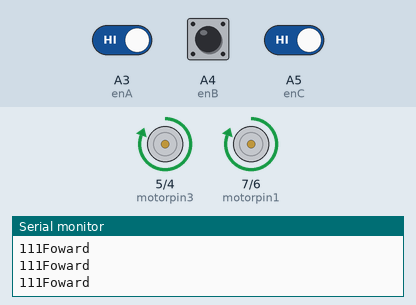
Recording of a sketch running on a simulated Arduino Uno, built with avr-gcc and run on an emulated ATmega328P. Parts: motor-driver pin pairs drawn as motors (green arrow = first pin HIGH = forward, orange = second pin HIGH = backward, longer = more drive), the last lines printed to the serial monitor. Inputs (shaded band) come from the test bench; at power-on: A3 (enA) HIGH, A4 (enB) HIGH, A5 (enC) HIGH. No radio packets arrive unless stated.

Above: at 1.2 s.
1.3 s: A3 (enA) driven LOW
At 2.2 s:
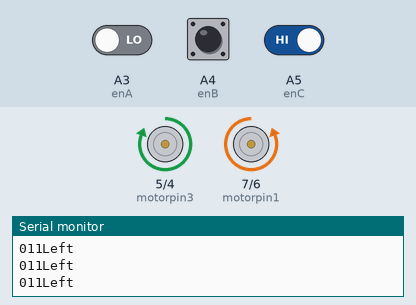
2.8 s: A4 (enB) driven LOW
At 3.6 s:
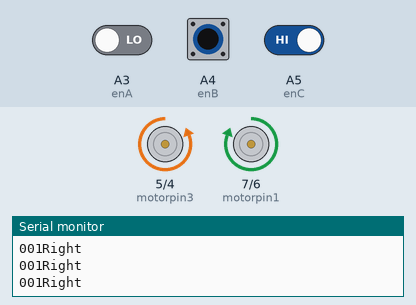
4.3 s: A4 (enB) driven HIGH
At 4.6 s:
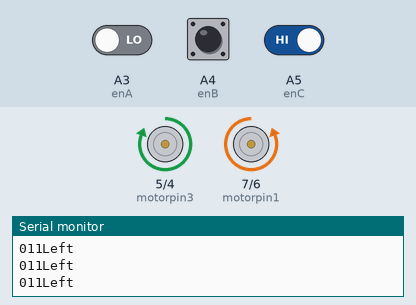
5.8 s: A3 (enA) driven HIGH
At 6.9 s:
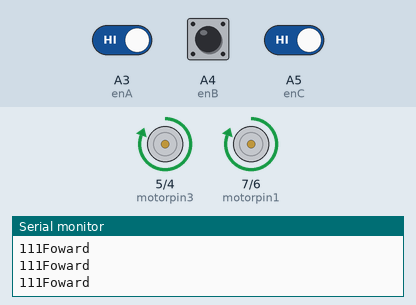
8.8 s: A5 (enC) driven LOW
At 10.2 s:
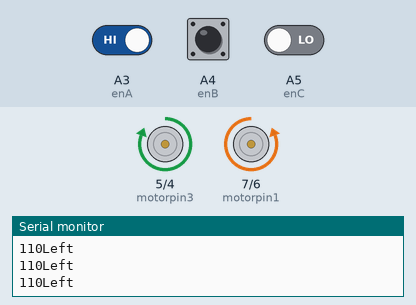
11.8 s: A4 (enB) pulsed LOW 2 times (0.12 s each, 0.3 s apart)
At 12.02 s:
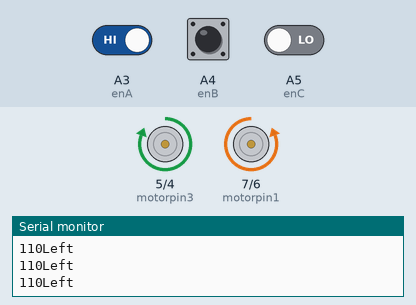
Timing chart, 0 to 14.8 s (numbered marks = the images above; inputs shaded):
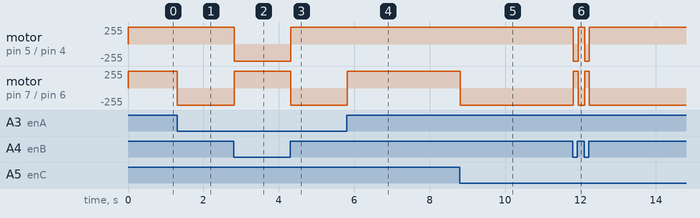

Measured:
- after the input at 1.3 s, motor on pin 7 (motorpin1) / pin 6 (motorpin2): forward 255/255 → backward 255/255 at once
- after the input at 2.8 s, motor on pin 5 (motorpin3) / pin 4 (motorpin4): forward 255/255 → backward 255/255 at once; motor on pin 7 (motorpin1) / pin 6 (motorpin2): backward 255/255 → forward 255/255 at once
- after the input at 4.3 s, motor on pin 5 (motorpin3) / pin 4 (motorpin4): backward 255/255 → forward 255/255 at once; motor on pin 7 (motorpin1) / pin 6 (motorpin2): forward 255/255 → backward 255/255 at once
- after the input at 5.8 s, motor on pin 7 (motorpin1) / pin 6 (motorpin2): backward 255/255 → forward 255/255 at once
- after the input at 8.8 s, motor on pin 7 (motorpin1) / pin 6 (motorpin2): forward 255/255 → backward 255/255 at once

The sketch:

20junetransmittor.ino
```cpp
#include <SPI.h>
#include <nRF24L01.h>
#include <RF24.h>
RF24 radio(9, 8); // CE, CSN
const byte address[6] = "00001";

int c;
int enA=A3;
int enB=A4;
int enC=A5;
int motorpin1=7;
int motorpin2=6;  //For left motor
int motorpin3=5;
int motorpin4=4;  //For right motor

int centerIR;
int leftIR;
int rightIR;

int leftFlag=0;
int centerFlag=0;
int rightFlag=0;

void setup()
{
  Serial.begin(9600);
  //Setup motors
  pinMode(motorpin1,OUTPUT);
  pinMode(motorpin2,OUTPUT);
  pinMode(motorpin3,OUTPUT);
  pinMode(motorpin4,OUTPUT);
  pinMode(enA,INPUT);
  pinMode(enB,INPUT);
  pinMode(enC,INPUT);
  radio.begin();
  radio.openWritingPipe(address);
  radio.setPALevel(RF24_PA_MIN);
  radio.stopListening();
}

void loop() {
    centerIR = digitalRead(A3);
    leftIR   = digitalRead(A4);
    rightIR  = digitalRead(A5);
    Serial.print(centerIR);
     Serial.print(leftIR);
      Serial.print(rightIR);


    if(leftIR==0)
      leftFlag=1;
    else
      leftFlag=0;

   if(rightIR==0)
      rightFlag=1;
   else
      rightFlag=0;

   if(centerIR==0)
      centerFlag=1;
   else
      centerFlag=0;

   if((leftFlag==1)||(rightFlag==1)||(centerFlag==1))
   {
    if(centerFlag==1)
    {
     if(leftFlag==1)
     {
      right();
      const char text[] = "RIGHT";
      radio.write(&text, sizeof(text));
     }

     else if (rightFlag ==1)
     {
      left();
      const char text[] = "LEFT";
      radio.write(&text, sizeof(text));
     }
     else
     {
      left();
      const char text[] = "LEFT";
      radio.write(&text, sizeof(text));
     }
    }
    else if (leftFlag==1)
    {
     right();
     const char text[] = "RIGHT";
     radio.write(&text, sizeof(text));
    }
    else if(rightFlag==1)
    {
      left();
      const char text[] = "LEFT";
      radio.write(&text, sizeof(text));
    }
    else
    {
      left();
      const char text[] = "LEFT";
      radio.write(&text, sizeof(text));
    }
   }
     else
      {
       forward();
       const char text[] = "FORWARD";
       radio.write(&text, sizeof(text)); }

}

  // drive.....................................................................//
  void stop()
  {
  digitalWrite(motorpin1,LOW);
  digitalWrite(motorpin2,LOW);
  //digitalWrite(enA,255);
  //digitalWrite(enB,255);
  digitalWrite(motorpin3,LOW);
  digitalWrite(motorpin4,LOW);
  delay(25);
  }


  void forward()
  {


 Serial.println("Foward");
  digitalWrite(motorpin1,HIGH);
  digitalWrite(motorpin2,LOW);
 // digitalWrite(enA,255);
  //digitalWrite(enB,255);
  digitalWrite(motorpin3,HIGH);
  digitalWrite(motorpin4,LOW);
  }


  void backward()
  {
    Serial.println("Backward");
  digitalWrite(motorpin1,LOW);
  digitalWrite(motorpin2,HIGH);
 // digitalWrite(enA,255);
 // digitalWrite(enB,255);
  digitalWrite(motorpin3,LOW);
  digitalWrite(motorpin4,HIGH);
  }


  void left()
  {
   Serial.println("Left");
  digitalWrite(motorpin1,LOW);
  digitalWrite(motorpin2,HIGH);
 // digitalWrite(enA,255);
  //digitalWrite(enB,255);
  digitalWrite(motorpin3,HIGH);
  digitalWrite(motorpin4,LOW);
  }


  void right()
  {
Serial.println("Right");
  digitalWrite(motorpin1,HIGH);
  digitalWrite(motorpin2,LOW);
 //digitalWrite(enA,255);
  //digitalWrite(enB,255);
  digitalWrite(motorpin3,LOW);
  digitalWrite(motorpin4,HIGH);
  }
```
